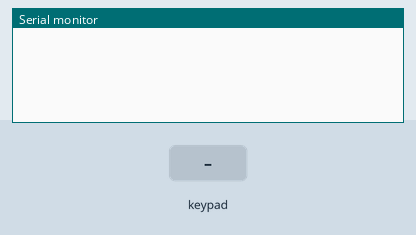
Bench run of a sketch on a simulated Arduino Uno, built with avr-gcc and run on an emulated ATmega328P. Parts: the last lines printed to the serial monitor. The inputs (shaded band) are chosen by the test bench.

Above: at 1.2 s.
1.3 s: key '1' pressed
At 2.5 s:
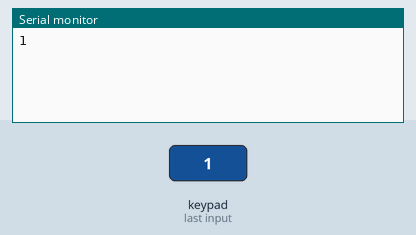
2.8 s: keypad keys 1 6 0 4 2 # pressed 0.4 s apart
At 5.2 s:
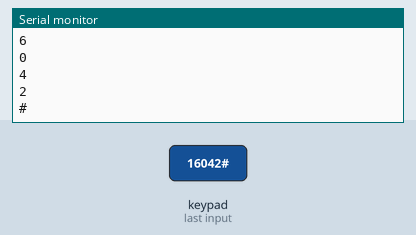
6.7 s: key 'A' pressed
At 7.9 s:
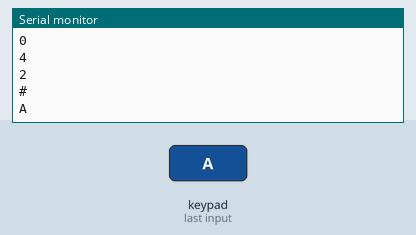
8.2 s: keypad keys 1 6 0 4 2 * pressed 0.4 s apart
At 11.6 s:
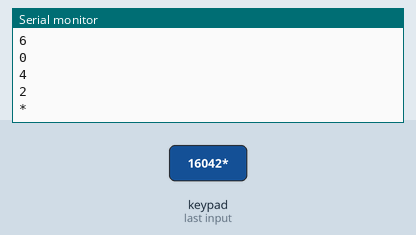
12.1 s: key 'B' pressed
At 13.3 s:
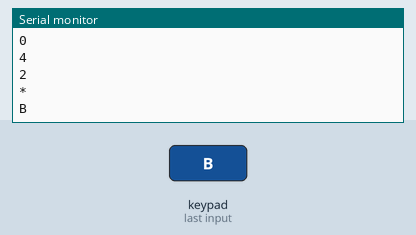
13.6 s: keypad keys 1 6 0 4 2 D pressed 0.4 s apart
At 16.9 s:
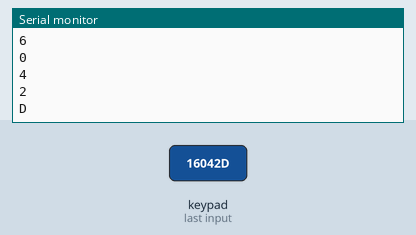
Timing chart, 0 to 18.4 s (numbered marks = the images above; inputs shaded):
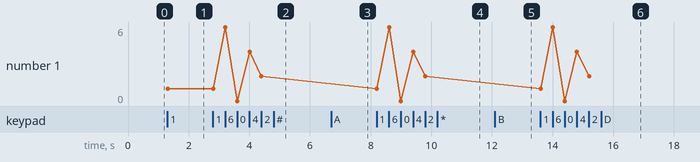

The sketch:

Test_Pass.ino
```cpp
#include <Keypad.h>
const byte ROWS = 4; //four rows
const byte COLS = 4; //three columns
char keys[ROWS][COLS] = {
  {'1','2','3','A'},
  {'4','5','6','B'},
  {'7','8','9','C'},
  {'*','0','#','D'}
};
// connect the pins from right to left to pin 2, 3, 4, 5,6,7,8,9
byte rowPins[ROWS]      = {16, 0, 4, 2}; // GIOP19, GIOP18, GIOP5, GIOP17 connect to the row pins
byte colPins[COLS] = {19, 18, 5, 17}; // GIOP16, GIOP4, GIOP0, GIOP2 connect to the column pins

String password; // change your password here
String input_password;
int passlen = password.length(); //The length of your password
int intpasslen = input_password.length();
int setuptoggle = 0;
Keypad keypad = Keypad( makeKeymap(keys), rowPins, colPins, ROWS, COLS );

void setup(){
  Serial.begin(115200);

}

void loop(){
  char key = keypad.getKey();
    if (key){
      Serial.println(key);
    }
}

//void loop(){
//  char key = keypad.getKey();
//  if (key){
//    Serial.println(passlen);
//    Serial.println(key);
//    if(key == '*'){
//      input_password = ""; // clear input password
//    }
//    else if (setuptoggle != 0){
//      passset();
//      if (intpasslen == 0){
//        Serial.println("Setup initialized");
//      }
//    }
//    else if (key == 'A'){
//      setuptoggle = 1;
//    }
//    else if (passlen == 6){
//      input_password += key;
//      if (key == '#'){
//        if (input_password == password){
//          Serial.println("The drawer is opened");
//        }
//        else {
//          Serial.println("Wrong Password");
//          input_password == "";
//        }
//      }
//    }
//  }
//}

//void passset(){
//  char key = keypad.getKey();
//  if (passlen < 6){ //Length of your password: passlen < X, where X is the password length.
//    input_password += key;
//    if (key == '#'){
//      input_password == password;
//      setuptoggle = 0;
//    }
//  }
//  else if (passlen == 6){
//    input_password += key;
//    if (key == '#'){
//      if (input_password == password){
//        password = "";
//        input_password = "";
//        }
//    }
//  }
//}

//  if (key){
//    Serial.println(key);
//    if(key == '*') {
//      input_password = ""; // clear input password
//    } else if(key == '#') {
//      if(password == input_password) {
//        Serial.println("password is correct");
//        // DO YOUR WORK HERE
//      } else {
//        Serial.println("password is incorrect, try again");
//      }
//      input_password = ""; // clear input password
//    } else {
//      input_password += key; // append new character to input password string
//    }
//  }
//}
```

Measured:
- after the input at 1.3 s, the serial monitor: prints a new line at once (image 1)
- after the input at 2.8 s, the serial monitor: prints a new line after 0.41 s (image 2)
- after the input at 6.7 s, the serial monitor: prints a new line at once (image 3)
- after the input at 8.2 s, the serial monitor: prints a new line at once (image 4)
- after the input at 12.1 s, the serial monitor: prints a new line at once (image 5)
- after the input at 13.6 s, the serial monitor: prints a new line at once (image 6)
- plotted number 1: 1 → 2 after the input at 2.8 s
